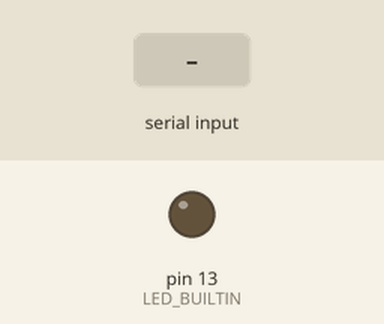
The sketch below on a simulated Arduino Uno, built with avr-gcc and run on an emulated ATmega328P. Parts: output pins drawn as LEDs (lit = HIGH). Inputs (shaded band) come from the test bench. What the sketch prints to the serial monitor is not drawn.

Above: at 1.2 s.
1.3 s: "P 45\n" received over Serial
At 4.12 s:
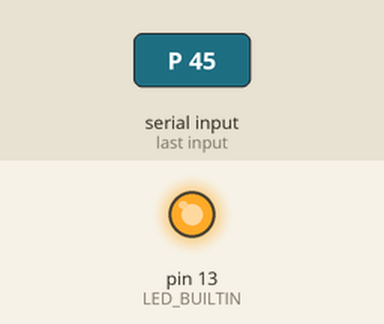
Timing chart, 0 to 16.3 s (numbered marks = the images above; inputs shaded):
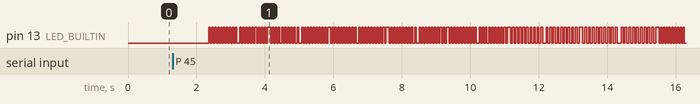

The sketch:

Arduino_Minimax_Chess_Computer.ino
```cpp
//PicoChess chess playing algorithm

#include "board.h"
#include "evaluator.h"


void setup() {
  // Initialize serial communication

  Serial.begin(2000000);
  while (!Serial) {
    delay(10);
  }
  Serial.println();
  Serial.println("RP2040/2350 Chess Computer by Chris B.");
  Serial.println();
  Serial.println("Implements 'naive' Minimax algorithm (brute force position search) and only looks 2 moves & replies ahead");
  Serial.println("Evaluation function is entirely materialistic. each piece's importance is weighted.");
  Serial.println("With no other optimizations (alpha-beta pruning, dual-core and parallel processing),");
  Serial.println("it takes ~4 seconds to evaluate 2 moves deep and 5 minutes to evaluate 3 moves deep.");
  Serial.println();
  Serial.println();
  Serial.println();
  Serial.println(">first move? try e2e4<");
  Serial.println();
  Serial.println();
  Serial.println();
  Serial.println("SHALL WE PLAY A GAME?");
  Serial.println();
  // Display the initial chessboard
  printBoard();
}


void loop() {
  // Process player commands via the serial terminal
  serial_terminal();

}
```

board.cpp
```cpp
#include "board.h"
#include "evaluator.h"
#include <stdlib.h> // For rand() and srand()
#include <time.h>   // For seeding random number generator

int led_state = 1;


void toggle_led() {
  pinMode(LED_BUILTIN, OUTPUT);
  led_state = !led_state;

  if (led_state) {
    digitalWrite(LED_BUILTIN, HIGH);
  }
  else {
    digitalWrite(LED_BUILTIN, LOW);
  }
}


void random_move() {
  MoveEvaluation bestMove;
  float bestEval = 100000;  // Start with a high value

  for (int fromX = 0; fromX < 8; ++fromX) {
    for (int fromY = 0; fromY < 8; ++fromY) {
      char piece = board[fromX][fromY];
      if (piece >= 'a' && piece <= 'z') {
        for (int toX = 0; toX < 8; ++toX) {
          for (int toY = 0; toY < 8; ++toY) {
            if (isLegalMove(board, piece, fromX, fromY, toX, toY)) {
              char boardCopy[8][8];
              memcpy(boardCopy, board, 8 * 8 * sizeof(char));

              boardCopy[toX][toY] = boardCopy[fromX][fromY];
              boardCopy[fromX][fromY] = ' ';

              float eval = minimax(boardCopy, 2, false);  // Depth set to 1

              // Print move evaluation
              Serial.print("Considering move from ");
              Serial.print((char)('a' + fromY));
              Serial.print(8 - fromX);
              Serial.print(" to ");
              Serial.print((char)('a' + toY));
              Serial.print(8 - toX);
              Serial.print(": Eval = ");
              Serial.println(eval);

              if (eval < bestEval) {  // Minimize bestEval
                bestEval = eval;
                bestMove = {fromX, fromY, toX, toY, eval};
                Serial.print("New best move found: from ");
                Serial.print((char)('a' + fromY));  // Column
                Serial.print(8 - fromX);            // Row
                Serial.print(" to ");
                Serial.print((char)('a' + toY));    // Column
                Serial.print(8 - toX);              // Row
                Serial.print(": Eval = ");
                Serial.println(bestEval);
              }
            }
          }
        }
      }
    }
  }

  // Print out the final best move chosen
  Serial.print("Final best move chosen: from ");
  Serial.print((char)('a' + bestMove.fromY));  // Column
  Serial.print(8 - bestMove.fromX);            // Row
  Serial.print(" to ");
  Serial.print((char)('a' + bestMove.toY));    // Column
  Serial.print(8 - bestMove.toX);              // Row
  Serial.print(": Eval = ");
  Serial.println(bestEval);

  // Execute the best move if found
  if (bestMove.fromX != -1 && bestMove.fromY != -1) {
    makeMove(bestMove.fromX, bestMove.fromY, bestMove.toX, bestMove.toY);
    Serial.print("Machine moved from ");
    Serial.print((char)('a' + bestMove.fromY));  // Column
    Serial.print(8 - bestMove.fromX);            // Row
    Serial.print(" to ");
    Serial.print((char)('a' + bestMove.toY));    // Column
    Serial.println(8 - bestMove.toX);            // Row
  } else {
    Serial.println("No valid move found!");
  }
}


// Initialize the chessboard
char board[8][8] = {
  {'r', 'n', 'b', 'q', 'k', 'b', 'n', 'r'},
  {'p', 'p', 'p', 'p', 'p', 'p', 'p', 'p'},
  {' ', ' ', ' ', ' ', ' ', ' ', ' ', ' '},
  {' ', ' ', ' ', ' ', ' ', ' ', ' ', ' '},
  {' ', ' ', ' ', ' ', ' ', ' ', ' ', ' '},
  {' ', ' ', ' ', ' ', ' ', ' ', ' ', ' '},
  {'P', 'P', 'P', 'P', 'P', 'P', 'P', 'P'},
  {'R', 'N', 'B', 'Q', 'K', 'B', 'N', 'R'}
};


// Movement tracker for all pieces
bool hasMoved[8][8] = {false}; // Initially, no pieces have moved


void makeMove(int fromX, int fromY, int toX, int toY) {
  char piece = board[fromX][fromY];
  char target = board[toX][toY]; // The piece being captured (if any)

  if (piece == ' ') {
    Serial.println("Invalid move: No piece at the selected position.");
    return;
  }

  // Validate the move using the new isLegalMove
  if (isLegalMove(board, piece, fromX, fromY, toX, toY)) { // updated
    // Check if this is a capture
    if (target != ' ') {
      Serial.print("Capture detected! ");
      Serial.print(piece);
      Serial.print(" captures ");
      Serial.println(target);
    }

    // Update the movement tracker
    hasMoved[fromX][fromY] = true;

    // Move the piece
    board[fromX][fromY] = ' ';
    board[toX][toY] = piece;

    // Display the updated board
    Serial.println("Move made:");
    printBoard();
  } else {
    Serial.println("Invalid move: Not a legal move for this piece.");
  }
}


void printBoard() {
    Serial.println("    a b c d e f g h");
  Serial.println("    _ _ _ _ _ _ _ _");
   // Serial.print();


 // Serial.println("  a b c d e f g h");
  for (int i = 0; i < 8; i++) {
    Serial.print(8 - i); // Row labels
    Serial.print("  |");
    for (int j = 0; j < 8; j++) {
      if (board[i][j] == ' ') { // For visuals, replace blank spots with points
        Serial.print('_');
      } else {
        Serial.print(board[i][j]);
      }
      Serial.print("|");
    }
        Serial.print("  ");
        Serial.print(8 - i); // Row labels

    Serial.println();
  }
    Serial.println();
      Serial.println("    a b c d e f g h");
  Serial.println();
}

// Overloaded printBoard function that accepts a board state
void printBoard(char boardState[8][8]) {
  Serial.println("  a b c d e f g h");
  for (int i = 0; i < 8; i++) {
    Serial.print(8 - i); // Row labels
    Serial.print(" ");
    for (int j = 0; j < 8; j++) {
      if (boardState[i][j] == ' ') { // For visuals, replace blank spots with points
        Serial.print('.');
      } else {
        Serial.print(boardState[i][j]);
      }
      Serial.print(" ");
    }
    Serial.println();
  }
  Serial.println();
}


// Serial terminal function to process input commands
void serial_terminal() {
  if (Serial.available() > 0) {
    String command = Serial.readStringUntil('\n');
    Serial.println();     Serial.println();     Serial.println();     Serial.println();     Serial.println();
    command.trim(); // Remove any trailing whitespace
    if (command.length() == 4) {
      // Parse the input command (e.g., "e2e4")
      int fromX = 8 - (command[1] - '0'); // Convert row (e.g., '2') to array index
      int fromY = command[0] - 'a';       // Convert column (e.g., 'e') to array index
      int toX = 8 - (command[3] - '0');   // Convert destination row
      int toY = command[2] - 'a';         // Convert destination column

      // Attempt to make the move
      makeMove(fromX, fromY, toX, toY);
      delay(1000);
      // Pass the global board to evaluateMoves
      evaluateMoves(board);
      evaluateAllMachineMoves();

      random_move();
    } else {
      Serial.println("Invalid command format. Use the format 'e2e4'.");
    }

    float score = evaluatePosition();
    Serial.print("Position score: ");
    Serial.println(score);
  }
}
```

board.h
```cpp
#ifndef BOARD_H
#define BOARD_H

#include <Arduino.h>

// Chessboard representation
extern char board[8][8];

// Movement tracker for all pieces
extern bool hasMoved[8][8]; // Tracks whether a piece has moved

// Function to print the chessboard
void printBoard();
void printBoard(char boardState[8][8]); // Overloaded version

// Function to handle a move
void makeMove(int fromX, int fromY, int toX, int toY);

// Serial terminal function to process input commands
void serial_terminal();

// Function to evaluate all possible moves for a specified side
void evaluateMoves();

void random_move();

void toggle_led();

float evaluatePosition();
#endif
```

evaluator.h
```cpp
#ifndef EVALUATOR_H
#define EVALUATOR_H

#include "board.h"

// Function to check if a move is legal for a given piece
bool isLegalMove(char boardState[8][8], char piece, int fromX, int fromY, int toX, int toY);

// Helper function to check if the path between two points is clear (for sliding pieces)
bool isPathClear(char boardState[8][8], int fromX, int fromY, int toX, int toY);

// Helper function to check if the target square contains an opponent's piece
bool isOpponentPiece(char piece, char target);

// Helper function to check if the target square contains a piece of the same color
bool isOwnPiece(char piece, char target);

struct MoveEvaluation {
  int fromX, fromY, toX, toY; // Move details
  float evaluation;           // Evaluation score of the resulting position
};

float evaluatePosition(char boardState[8][8]);
float evaluatePosition();
void evaluateAllMachineMoves();
int minimax(char boardState[8][8], int depth, bool isMaximizingPlayer);
void evaluateMoves(char boardState[8][8]);  // Ensure the prototype matches the definition

extern const int knightMoves[8][2];

#endif
```

Source omitted: evaluator.cpp (12029 bytes)
